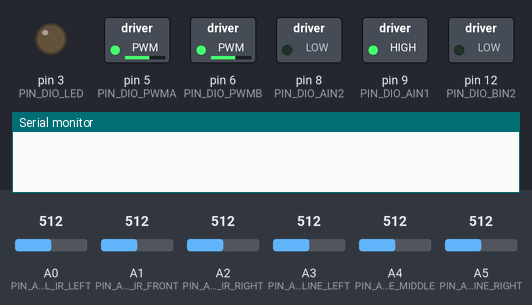
The sketch below on a simulated Arduino Uno, built with avr-gcc and run on an emulated ATmega328P. On the bench: switched loads named in the sketch (green lamp = pin HIGH), output pins drawn as LEDs (lit = HIGH), the last lines printed to the serial monitor. The test bench sets the inputs (shaded band); at power-on: A1 (PIN_ANALOG_WALL_IR_FRONT) = 512, A3 (PIN_ANALOG_LINE_LEFT) = 512, A0 (PIN_ANALOG_WALL_IR_LEFT) = 512, A2 (PIN_ANALOG_WALL_IR_RIGHT) = 512, A4 (PIN_ANALOG_LINE_MIDDLE) = 512, A5 (PIN_ANALOG_LINE_RIGHT) = 512.

Above: at 1.2 s.
1.3 s: A1 (PIN_ANALOG_WALL_IR_FRONT) set to 610
At 2.2 s:
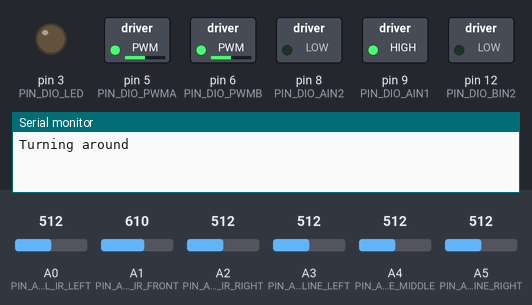
2.8 s: A3 (PIN_ANALOG_LINE_LEFT) set to 766
4.3 s: A3 (PIN_ANALOG_LINE_LEFT) set to 788
At 5.7 s:
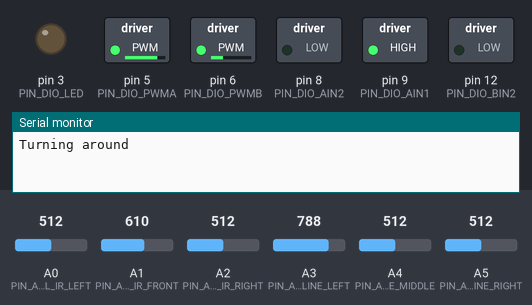
Timing chart, 0 to 8.3 s (numbered marks = the images above; inputs shaded):
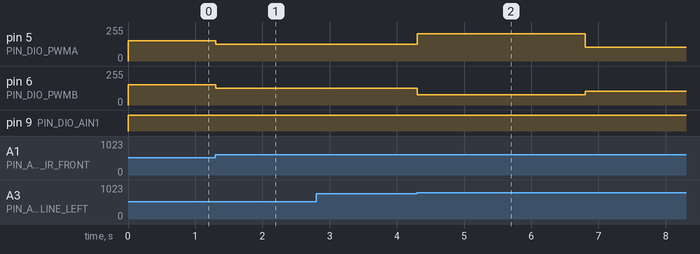

The sketch:

EE302H-Robot-Car-Project.ino
```cpp
//  Motor Drivers: Dual TB6612FNG
//  Wall IR Sensors: Sharp GP2Y0A21YK0F
//  Line IR Sensors: QRE1113

// HIGH LEVEL
int EXIT = 1;  // A: 1  B: 3  C: 5
int currentExit = 0;

// DIO
int PIN_DIO_PWMA = 5; // Motor Driver, Motor Left PWM
int PIN_DIO_PWMB = 6; // Motor Driver, Motor Right PWM
int PIN_DIO_AIN2 = 8; // Motor Driver, Motor Left H-Bridge B
int PIN_DIO_AIN1 = 9; // Motor Driver, Motor Left H-Bridge A
int PIN_DIO_BIN1 = 11; // Motor Driver, Motor Right H-Bridge A
int PIN_DIO_BIN2 = 12; // Motor Driver, Motor Right H-Bridge B
int PIN_DIO_LED = 3; // LED on shield

//  Analog
int PIN_ANALOG_WALL_IR_LEFT = 0;  // Wall IR, Vout
int PIN_ANALOG_WALL_IR_FRONT = 1;  // Wall IR, Vout
int PIN_ANALOG_WALL_IR_RIGHT = 2;  // Wall IR, Vout
int PIN_ANALOG_LINE_RIGHT = 5;  // Line IR, Vout
int PIN_ANALOG_LINE_MIDDLE = 4;  // Line IR, Vout
int PIN_ANALOG_LINE_LEFT = 3;  // Line IR, Vout

//  Threshold values for sensors, trial/error defined
int IR_WALL_THRESHOLD = 160;
int IR_WALL_NEAR_THRESHOLD = 600;
int IR_LINE_THRESHOLD = 780;
int IR_LINE_THRESHOLD_STRICT = 950;
int IR_RED_LOW_THRESHOLD = 500;   //TUNE
int IR_RED_HIGH_THRESHOLD = 830;  //TUNE

// Control states
boolean followLine;  // follows line if true, follows wall otherwise
boolean testingExit;
boolean takeTurn;
boolean exiting;
boolean followWall;
boolean completedExit1;
boolean completedExit2;
boolean turnedAround;
boolean completedTunnel;
boolean followLeft;
boolean onRed;

long turnWindowCloseTime = millis();
long followRightCloseTime = millis();
long followLeftCloseTime = millis();

//PID
double lastLineError = 0;
double lastWallError = 0;

//Speedup
long lastLargeCorrectionMillis = millis();
double boost_straight = 0.2;
double requiredAvg = 0.9;

// Rolling average
double avg_history_size = 250;
int history[250];
int avg_pointer = 0;
int avg_sum = 0;
int lastMode = 0;
int historySum[250];

void setup() {
  Serial.begin(230400);

  //  Pin Initializations
  pinMode(PIN_DIO_PWMA, OUTPUT);
  pinMode(PIN_DIO_PWMB, OUTPUT);
  pinMode(PIN_DIO_AIN2, OUTPUT);
  pinMode(PIN_DIO_AIN1, OUTPUT);
  pinMode(PIN_DIO_BIN2, OUTPUT);
  pinMode(PIN_DIO_BIN2, OUTPUT);
  pinMode(PIN_DIO_LED, OUTPUT);

  digitalWrite(PIN_DIO_AIN1, LOW);
  digitalWrite(PIN_DIO_AIN2, LOW);
  digitalWrite(PIN_DIO_BIN2, LOW);
  digitalWrite(PIN_DIO_BIN1, LOW);
  digitalWrite(PIN_DIO_PWMA, LOW);
  digitalWrite(PIN_DIO_PWMB, LOW);
  digitalWrite(PIN_DIO_LED, LOW);

  followLine = true;
  followWall = false;

  historySum[0] = 99;
}

void loop() {
  LEDControl();

  if(onRed) {
    drive(0,0);
    return;
  }

  //  Read IR sensor values
  float lineLeftRaw = lineLeftRaw * 0. + 1 * analogRead(PIN_ANALOG_LINE_LEFT);
  float lineMiddleRaw = lineMiddleRaw * 0. + 1 * analogRead(PIN_ANALOG_LINE_MIDDLE);
  float lineRightRaw = lineRightRaw * 0. + 1 * analogRead(PIN_ANALOG_LINE_RIGHT);

  int wallFrontRaw = analogRead(PIN_ANALOG_WALL_IR_FRONT);
  int wallLeftRaw = analogRead(PIN_ANALOG_WALL_IR_LEFT);
  int wallRightRaw = analogRead(PIN_ANALOG_WALL_IR_RIGHT);

  bool lineLeft = lineLeftRaw > IR_LINE_THRESHOLD;
  bool lineMiddle = lineMiddleRaw > IR_LINE_THRESHOLD;
  bool lineRight = lineRightRaw > IR_LINE_THRESHOLD;
  bool lineLeft_strict = lineLeftRaw > IR_LINE_THRESHOLD_STRICT;
  bool lineMiddle_strict = lineMiddleRaw > IR_LINE_THRESHOLD_STRICT;
  bool lineRight_strict = lineRightRaw > IR_LINE_THRESHOLD_STRICT;
  bool wallFront = wallFrontRaw > IR_WALL_NEAR_THRESHOLD;
  bool wallLeft = wallLeftRaw > IR_WALL_THRESHOLD;
  bool wallRight = wallRightRaw > IR_WALL_THRESHOLD;

  String db = "";

  db += "   Line Left: " + String(lineLeftRaw) + "\n";
  db += " Line Middle: " + String(lineMiddleRaw) + "\n";
  db += "  Line Right: " + String(lineRightRaw) + "\n\n";
  db += "   Wall Left: " + String(wallLeftRaw) + "\n";
  db += "  Wall Front: " + String(wallFrontRaw) + "\n";
  db += "  Wall Right: " + String(wallRightRaw) + "\n\n";

  double motorLeftOutput = 0;
  double motorRightOutput = 0;

  // rolling average
  int currentMode = 0;
  if(lineLeft && !lineMiddle) currentMode = 1;
  else if(!lineLeft && !lineMiddle) currentMode = 2;

  int changed = 0;
  if(currentMode != lastMode) changed = 1;
  lastMode = currentMode;

  avg_sum += changed;
  avg_sum -= history[avg_pointer];
  if(lineLeft && lineRight && lineMiddle) historySum[0] = 999;

  history[avg_pointer] = changed;
  if(avg_pointer + 1 >= avg_history_size) {
    avg_pointer = 0;
  }
  else avg_pointer++;

  int lowChange = 999;
  int highChange = 0;

  for(int i = avg_history_size-1; i >= 0; i--) {
    if(i == 0) {
      historySum[i] = avg_sum;
    }
    else {
      historySum[i] = historySum[i-1];
    }
    if(historySum[i] < lowChange) lowChange = historySum[i];
    if(historySum[i] > highChange) highChange = historySum[i];
  }

//  Serial.println(highChange - lowChange);

  if(followLine) {
    if(completedTunnel) {
        int red = 0;
        if(lineLeftRaw < IR_RED_HIGH_THRESHOLD && lineLeftRaw > IR_RED_LOW_THRESHOLD) red++;
        if(lineMiddleRaw < IR_RED_HIGH_THRESHOLD && lineMiddleRaw > IR_RED_LOW_THRESHOLD) red++;
        if(lineRightRaw < IR_RED_HIGH_THRESHOLD && lineRightRaw > IR_RED_LOW_THRESHOLD) red++;
        if(red == 3) {
          drive(0,0);
          onRed = true;
          drive(1,1);
          delay(100);
          return;
        }
    }
    if(followRightCloseTime < millis() && turnedAround && !completedExit2) {
      drive(-0.4, 0.4);
      if(!lineMiddle) return;
      followLeft = true;

      completedExit2 = true;
    }
    if(followRightCloseTime > millis()) {
      if(lineMiddle) {
        motorLeftOutput = 0.8;
        motorRightOutput = -0.3;
      }
      else {
        motorLeftOutput = -0.3;
        motorRightOutput = 0.8;
      }
    }
    else {

      if(completedExit2 && !lineMiddle && !lineRight && !lineLeft && !completedTunnel) {
        followWall = true;
        followLine = false;
        return;
      }

      db += "line\n";

      double baseSpeed = 0.24;
      long straightTime = millis() - lastLargeCorrectionMillis;
      double boost = straightTime * 0.0001;
      motorLeftOutput = baseSpeed + boost;
      motorRightOutput = baseSpeed + boost;

      double kP = 1.4;
      double kD = 0;

      double error = 0;
      double lines = 0;
      if(lineLeft) {
        lines++;
        error += 1;
      }
      if(lineMiddle) {
        lines++;
      }
      if(lineRight) {
        lines++;
        error -= 1;
      }

      if(!completedExit2 && wallFront && !turnedAround) {
        drive(-0.5, 0.5);
        delay(300);
        turnedAround = true;
        Serial.println("Turning around");
        while(analogRead(PIN_ANALOG_LINE_LEFT) < IR_LINE_THRESHOLD) {}
        drive(0,0);

        followRightCloseTime = millis() + 2500;   // TUNE
        return;
      }
      if(!followLeft && completedTunnel) {
        if(lineLeft && !lineMiddle) {
          motorLeftOutput = 0.2;
          motorRightOutput = 0.2;
        }
        else if(lineMiddle) {
          motorLeftOutput = 0.7;
          motorRightOutput = -0.7;
        }
        else if(!lineLeft && !lineMiddle) {
          motorLeftOutput = -0.7;
          motorRightOutput = 0.7;
        }
      }
      else if(!followLeft) {
        if(lineLeft && !lineMiddle) {
          motorLeftOutput = 0.24;
          motorRightOutput = 0.24;
          if(highChange - lowChange < 4) {
            motorLeftOutput += boost_straight;
            motorRightOutput += boost_straight;
          }
        }
        else if(lineMiddle) {
          motorLeftOutput = 0.6;
          motorRightOutput = -0.6;
        }
        else if(!lineLeft && !lineMiddle) {
          motorLeftOutput = -0.6;
          motorRightOutput = 0.6;
        }
      }
      else {
        if(lineLeft && lineMiddle || lineLeft && !lineMiddle) {
          motorLeftOutput = -0.5;
          motorRightOutput = 0.5;
        }
        else if(!lineLeft && lineMiddle) {
          motorLeftOutput = 0.24;
          motorRightOutput = 0.24;
        }
        else if(!lineLeft && !lineMiddle && lineRight) {
          motorLeftOutput = 0.5;
          motorRightOutput = -0.1;
        }
        else if(!lineLeft && !lineMiddle && !lineRight) {
          motorLeftOutput = 0;
          motorRightOutput = 0;
        }
      }
    }
  }
  else if(followWall) {

    LEDFlash(20, 1);

    if(lineLeft_strict || lineMiddle_strict || lineRight_strict) {
      completedTunnel = true;
      followWall = false;
      followLine = true;
      followLeft = false;
    }

    db += "wall\n";

    double baseSpeed = 0.25;
    motorLeftOutput = baseSpeed;
    motorRightOutput = baseSpeed;

    double kP = 0.0007;
    double kD = 0.0002;

    double error = wallRightRaw - wallLeftRaw;

    double P = kP * error;
    double D = kD * (error - lastWallError);

    double output = P + D;

    lastWallError = error;

    motorLeftOutput += -output;
    motorRightOutput += output;
  }
  db += "--------------------------------------------\n";

//  Serial.print(db);
  drive(motorLeftOutput, motorRightOutput);
//  delay(500);
}

float motorMultiplier = 1;

/*
 * Input float between [-1, 1], Forward is positive
 */
void setMotorLeft(float val) {
  val *= motorMultiplier;
  if(val < 0) {
    digitalWrite(PIN_DIO_BIN2, LOW);
    digitalWrite(PIN_DIO_BIN1, HIGH);
  }
  else {
    digitalWrite(PIN_DIO_BIN2, HIGH);
    digitalWrite(PIN_DIO_BIN1, LOW);
  }
  int dutyCycle = (int)(abs(val) * 255);
  analogWrite(PIN_DIO_PWMB, dutyCycle);

//  Serial.println("  Motor Left Output: " + String(val));
}

/*
 * Input float between [-1, 1], Forward is positive
 */
void setMotorRight(float val) {
  val *= motorMultiplier;
  if(val < 0) {
    digitalWrite(PIN_DIO_AIN1, LOW);
    digitalWrite(PIN_DIO_AIN2, HIGH);
  }
  else {
    digitalWrite(PIN_DIO_AIN1, HIGH);
    digitalWrite(PIN_DIO_AIN2, LOW);
  }
  if(abs(val) > 1) {
    val = 1;
  }
  analogWrite(PIN_DIO_PWMA, (int)(abs(val) * 255));

//  Serial.println(" Motor Right Output: " + String(val));
}

void drive(float l, float r) {
  setMotorLeft(l);
  setMotorRight(r);
}

double LED_period = 0;
int times_remaining = 0;
long lastToggle = 0;
boolean lastLEDState = false;

void LEDControl() {
  if(millis() - lastToggle > LED_period && (times_remaining > 0 || lastLEDState)) {
    lastLEDState = !lastLEDState;
    if(lastLEDState) digitalWrite(PIN_DIO_LED, HIGH);
    else digitalWrite(PIN_DIO_LED, LOW);
    lastToggle = millis();

    if(lastLEDState) times_remaining--;
  }
}

void LEDFlash(double time_m, int times) {
  LED_period = time_m;
  times_remaining = times;
}
```

Measured:
- the behaviour switches between 779 and 780 on A3 (PIN_ANALOG_LINE_LEFT) (found by bisection; images 1 and 2)
- after the input at 1.3 s, pin 5 (PIN_DIO_PWMA), pin 6 (PIN_DIO_PWMB): 153/255 → 127/255 at once
- after the input at 2.8 s, every drawn part: stays the same
- after the input at 4.3 s, pin 5 (PIN_DIO_PWMA): 127/255 → 204/255 at once, → 102/255 2.5 s later; pin 6 (PIN_DIO_PWMB): 127/255 → 76/255 at once, → 102/255 2.5 s later
